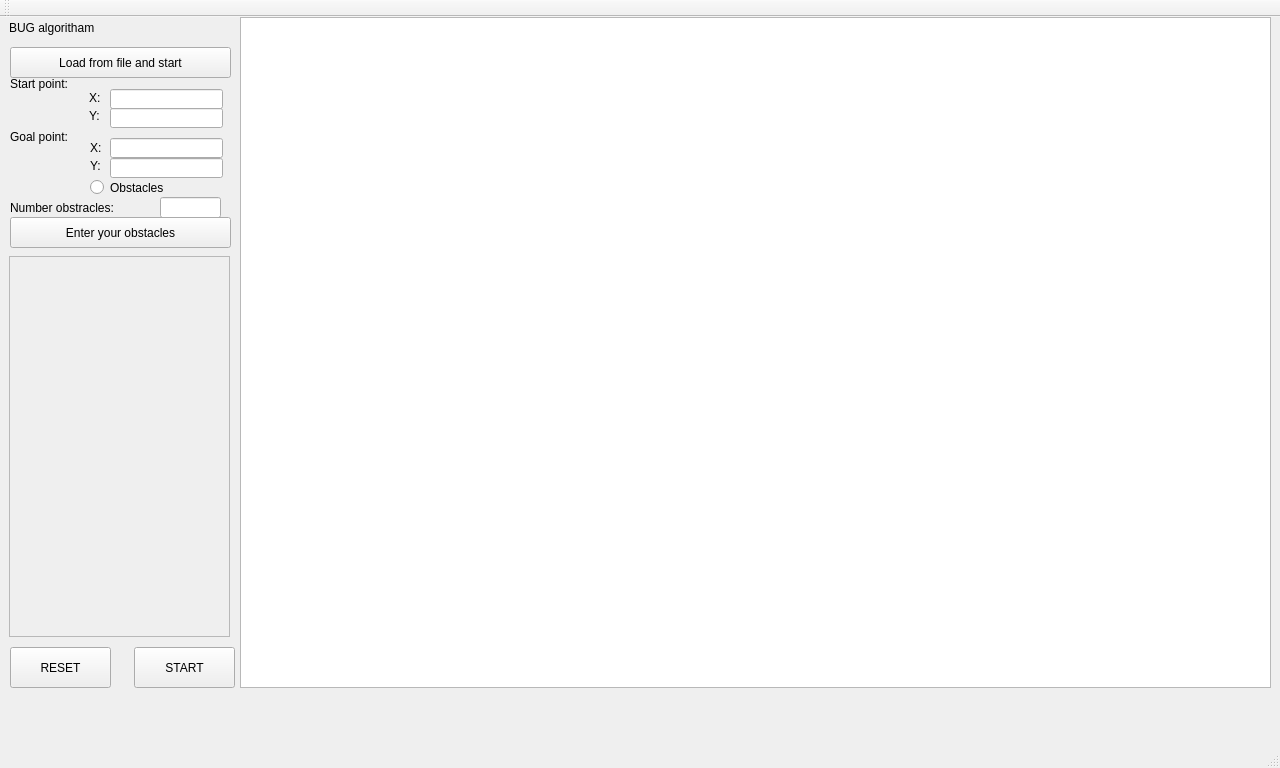
<?xml version="1.0" encoding="UTF-8"?>
<ui version="4.0">
 <class>MainWindow</class>
 <widget class="QMainWindow" name="MainWindow">
  <property name="geometry">
   <rect>
    <x>0</x>
    <y>0</y>
    <width>1280</width>
    <height>768</height>
   </rect>
  </property>
  <property name="minimumSize">
   <size>
    <width>1280</width>
    <height>768</height>
   </size>
  </property>
  <property name="maximumSize">
   <size>
    <width>1280</width>
    <height>768</height>
   </size>
  </property>
  <property name="windowTitle">
   <string>BUG algorithm</string>
  </property>
  <widget class="QWidget" name="centralWidget">
   <widget class="QLabel" name="welcomeLabel">
    <property name="geometry">
     <rect>
      <x>9</x>
      <y>0</y>
      <width>221</width>
      <height>21</height>
     </rect>
    </property>
    <property name="text">
     <string>BUG algoritham</string>
    </property>
   </widget>
   <widget class="QLabel" name="label">
    <property name="geometry">
     <rect>
      <x>10</x>
      <y>57</y>
      <width>101</width>
      <height>20</height>
     </rect>
    </property>
    <property name="font">
     <font>
      <pointsize>9</pointsize>
     </font>
    </property>
    <property name="text">
     <string>Start point:</string>
    </property>
   </widget>
   <widget class="QLabel" name="label_2">
    <property name="geometry">
     <rect>
      <x>89</x>
      <y>71</y>
      <width>21</width>
      <height>20</height>
     </rect>
    </property>
    <property name="font">
     <font>
      <pointsize>9</pointsize>
     </font>
    </property>
    <property name="text">
     <string>X:</string>
    </property>
   </widget>
   <widget class="QLabel" name="label_3">
    <property name="geometry">
     <rect>
      <x>89</x>
      <y>91</y>
      <width>21</width>
      <height>16</height>
     </rect>
    </property>
    <property name="font">
     <font>
      <pointsize>9</pointsize>
     </font>
    </property>
    <property name="text">
     <string>Y:</string>
    </property>
   </widget>
   <widget class="QLabel" name="label_4">
    <property name="geometry">
     <rect>
      <x>10</x>
      <y>109</y>
      <width>111</width>
      <height>21</height>
     </rect>
    </property>
    <property name="font">
     <font>
      <pointsize>9</pointsize>
     </font>
    </property>
    <property name="text">
     <string>Goal point:</string>
    </property>
   </widget>
   <widget class="QLabel" name="label_5">
    <property name="geometry">
     <rect>
      <x>90</x>
      <y>121</y>
      <width>21</width>
      <height>20</height>
     </rect>
    </property>
    <property name="font">
     <font>
      <pointsize>9</pointsize>
     </font>
    </property>
    <property name="text">
     <string>X:</string>
    </property>
   </widget>
   <widget class="QLabel" name="label_6">
    <property name="geometry">
     <rect>
      <x>90</x>
      <y>141</y>
      <width>21</width>
      <height>16</height>
     </rect>
    </property>
    <property name="font">
     <font>
      <pointsize>9</pointsize>
     </font>
    </property>
    <property name="text">
     <string>Y:</string>
    </property>
   </widget>
   <widget class="QLineEdit" name="lineEdit">
    <property name="geometry">
     <rect>
      <x>110</x>
      <y>72</y>
      <width>113</width>
      <height>20</height>
     </rect>
    </property>
   </widget>
   <widget class="QLineEdit" name="lineEdit_2">
    <property name="geometry">
     <rect>
      <x>110</x>
      <y>91</y>
      <width>113</width>
      <height>20</height>
     </rect>
    </property>
   </widget>
   <widget class="QLineEdit" name="lineEdit_3">
    <property name="geometry">
     <rect>
      <x>110</x>
      <y>121</y>
      <width>113</width>
      <height>20</height>
     </rect>
    </property>
   </widget>
   <widget class="QLineEdit" name="lineEdit_4">
    <property name="geometry">
     <rect>
      <x>110</x>
      <y>141</y>
      <width>113</width>
      <height>20</height>
     </rect>
    </property>
   </widget>
   <widget class="QPushButton" name="initOk">
    <property name="geometry">
     <rect>
      <x>10</x>
      <y>200</y>
      <width>221</width>
      <height>31</height>
     </rect>
    </property>
    <property name="text">
     <string>Enter your obstacles</string>
    </property>
   </widget>
   <widget class="QRadioButton" name="radioButton">
    <property name="geometry">
     <rect>
      <x>90</x>
      <y>160</y>
      <width>135</width>
      <height>21</height>
     </rect>
    </property>
    <property name="font">
     <font>
      <pointsize>9</pointsize>
     </font>
    </property>
    <property name="text">
     <string>Obstacles</string>
    </property>
   </widget>
   <widget class="QLineEdit" name="lineEdit_5">
    <property name="geometry">
     <rect>
      <x>160</x>
      <y>180</y>
      <width>61</width>
      <height>21</height>
     </rect>
    </property>
    <property name="readOnly">
     <bool>true</bool>
    </property>
   </widget>
   <widget class="QLabel" name="label_7">
    <property name="geometry">
     <rect>
      <x>10</x>
      <y>180</y>
      <width>161</width>
      <height>21</height>
     </rect>
    </property>
    <property name="font">
     <font>
      <pointsize>9</pointsize>
     </font>
    </property>
    <property name="text">
     <string>Number obstracles:</string>
    </property>
   </widget>
   <widget class="QGraphicsView" name="graphicsView">
    <property name="geometry">
     <rect>
      <x>240</x>
      <y>0</y>
      <width>1031</width>
      <height>671</height>
     </rect>
    </property>
    <property name="font">
     <font>
      <pointsize>9</pointsize>
     </font>
    </property>
    <property name="autoFillBackground">
     <bool>false</bool>
    </property>
   </widget>
   <widget class="QScrollArea" name="scrollArea">
    <property name="geometry">
     <rect>
      <x>9</x>
      <y>239</y>
      <width>221</width>
      <height>381</height>
     </rect>
    </property>
    <property name="widgetResizable">
     <bool>true</bool>
    </property>
    <widget class="QWidget" name="scrollAreaWidgetContents_4">
     <property name="geometry">
      <rect>
       <x>0</x>
       <y>0</y>
       <width>219</width>
       <height>379</height>
      </rect>
     </property>
    </widget>
   </widget>
   <widget class="QPushButton" name="Apply">
    <property name="enabled">
     <bool>true</bool>
    </property>
    <property name="geometry">
     <rect>
      <x>134</x>
      <y>630</y>
      <width>101</width>
      <height>41</height>
     </rect>
    </property>
    <property name="text">
     <string>START</string>
    </property>
   </widget>
   <widget class="QPushButton" name="resetButton">
    <property name="geometry">
     <rect>
      <x>10</x>
      <y>630</y>
      <width>101</width>
      <height>41</height>
     </rect>
    </property>
    <property name="text">
     <string>RESET</string>
    </property>
   </widget>
   <widget class="QPushButton" name="loadFileButton">
    <property name="geometry">
     <rect>
      <x>10</x>
      <y>30</y>
      <width>221</width>
      <height>31</height>
     </rect>
    </property>
    <property name="text">
     <string>Load from file and start</string>
    </property>
   </widget>
  </widget>
  <widget class="QMenuBar" name="menuBar">
   <property name="geometry">
    <rect>
     <x>0</x>
     <y>0</y>
     <width>1280</width>
     <height>29</height>
    </rect>
   </property>
  </widget>
  <widget class="QToolBar" name="mainToolBar">
   <attribute name="toolBarArea">
    <enum>TopToolBarArea</enum>
   </attribute>
   <attribute name="toolBarBreak">
    <bool>false</bool>
   </attribute>
  </widget>
  <widget class="QStatusBar" name="statusBar"/>
 </widget>
 <layoutdefault spacing="6" margin="11"/>
 <resources/>
 <connections/>
</ui>
